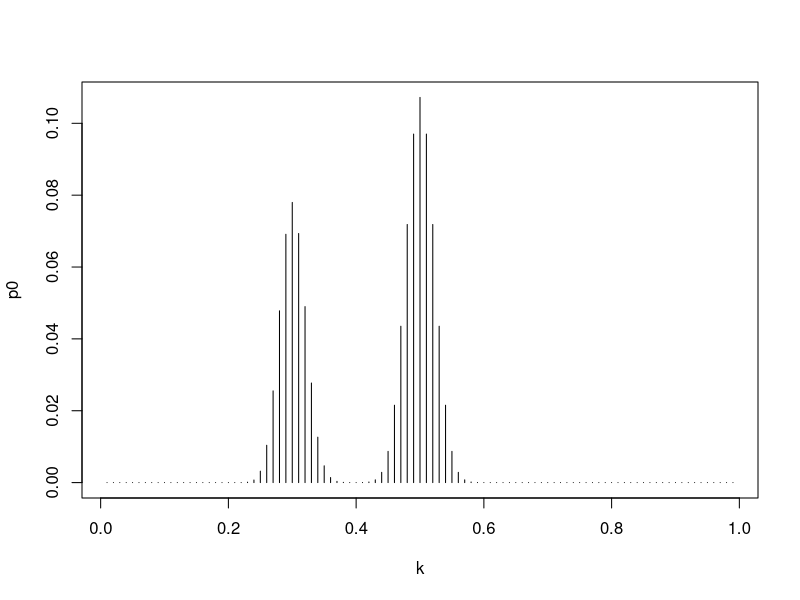

Recreate this plot in R. (Note: this script raises an error after producing the figure.)
## Discrete version of (random walk) Metropolis-Hastings

##The space has dimension 99
## Define the target distribution (mixture of 2 discretized Beta-distributions)
a1 <- 0.3
n1 <- 500
a2 <- 0.5
n2 <- 500

k <- 0.01*(1:99)
p1 <- k^(a1*n1)*(1-k)^((1-a1)*n1)
p2 <- k^(a2*n2)*(1-k)^((1-a2)*n2)
## work with logs to avoid underflow in target probabilities
lp1 <- a1*n1*log(k) + (1-a1)*n1*log(1-k) +log(0.4) - log(sum(p1))
lp2 <- a2*n2*log(k) + (1-a2)*n2*log(1-k) +log(0.6) - log(sum(p2))
lmn <- pmin(lp1,lp2)
lmx <- pmax(lp1,lp2)
lp0 <- lmx + log(1+exp(lmn-lmx)) ##
p0=exp(lp0)## same as p0 <- 0.4*p1/sum(p1) + 0.6*p2/sum(p2) or as exp(lp1)+exp(lp2)# 
plot(k,p0,type="h")


##Defining the transition matrix (random walk)
q=construct_q(m=1,n=99)
mimage(q)
##Acceptance probability (note that Q(i,j)=Q(j,i))
a <- t(outer(lp0,lp0, FUN="-"))
##Acceptance probability
a[a>0]=0##corresponds to a=min(1,pi(j)/pi(i))
a=exp(a)
##Show conditional and unconditional acceptance probabilities
mimage(a)
mimage(a*q)


##Run MCMC simulation with above example
q=construct_q(m=1,n=99)
nstep=1000
x0=95

q=construct_q(m=15,n=99)
nstep=10000
x0=95

xs=f.mc(x0,nstep,q=q,a=a)

##Trace plot
plot(1:(nstep+1),xs/100,type="l")

md=rep(0,99)
for(i in 1:99) md[i]=sum(xs==i)
md=md/length(xs)
par(mfrow=c(2,2))
plot(k,md,type="h",main="Approx. target")
##Compare to target
plot(k,p0,type="h",main="target")
plot(k,p0-md,type="h")
##Autocorrelation
acf(xs)


##Calculation of transition kernel and stationary distribution
p.t <- a*q
rej <- 1-apply(p.t,1,sum) # rejection probabilities
sum(rej*p0) # rejection probability in stationary state
p.t <- p.t + diag(rej) # adjust diagonal
par(mfrow=c(1,1))
mimage(p.t)

sum(abs(p0-as.vector(t(p.t)%*%p0))) #check stationarity


p.p <- p.t
p.p <- p.p%*%p.p #P^2, P^4, P^8 etc.
mimage(p.p)

## Stationary distribution assuming uniform initial distribtion
for(i in 1:10) p.p <- p.p%*%p.p
statd=apply(p.p/99,2,sum)
plot(k,statd,type="h",main="stationary distribution")
##Compare to target
plot(k,p0,type="h",main="target")
plot(k,p0-statd,type="h")

f.mc <- function(x0,nstep,q,a){
  ## Purpose: discrete Metropolis-Hastings algorithm
  ## -------------------------------------------------------------------------
  ## Arguments: q=proposal probability, a=acceptance probability
  ##            n=number of states, x0=initial state, nstep=number of steps
  ## -------------------------------------------------------------------------
  x=rep(x0,nstep+1)
  n=dim(a)[1]
  for (i in (1:nstep)){
    ##sample proposal
    y=sample(x = 1:n, 1, replace = T, prob = q[x[i],]) 
    ##acceptance step
    if(runif(1)<=a[x[i],y]) x[i+1]=y else x[i+1]=x[i]
  }
  x
}

mimage <- function(mat, ncol = 40, zlim=range(mat)){
  ## Purpose: Color representation of a matrix 
  ## Interpolating a 'sequential' ColorBrewer palette
  YlOrBr <- c("#FFFFD4", "#FED98E", "#FE9929", "#D95F0E", "#993404")
  
  stopifnot(length(d <- dim(mat)) == 2)
  image(x=1:d[2], y=1:d[1], z=t(mat)[,d[1]:1], axes = FALSE,
        xlab = "j", ylab  = "i",zlim=zlim,
        col = colorRampPalette(YlOrBr, space = "Lab")(ncol))
  axis(1)
  axis(2, at= 1:d[2], labels= as.character(d[2]:1))
}


construct_q = function(m,n){
  ## Purpose: Construct a proposal matrix for a random walk
  #m: range of the random walk
  q <- outer(1:n,1:n,FUN=function(x,y) {1<= abs(x-y) & abs(x-y) <= m})
  q <- q + outer(1:n,1:n,FUN=function(x,y) {abs(x-y) >=n-m})
  q <- q/(2*m) # proposal matrix
  return(q)
}

